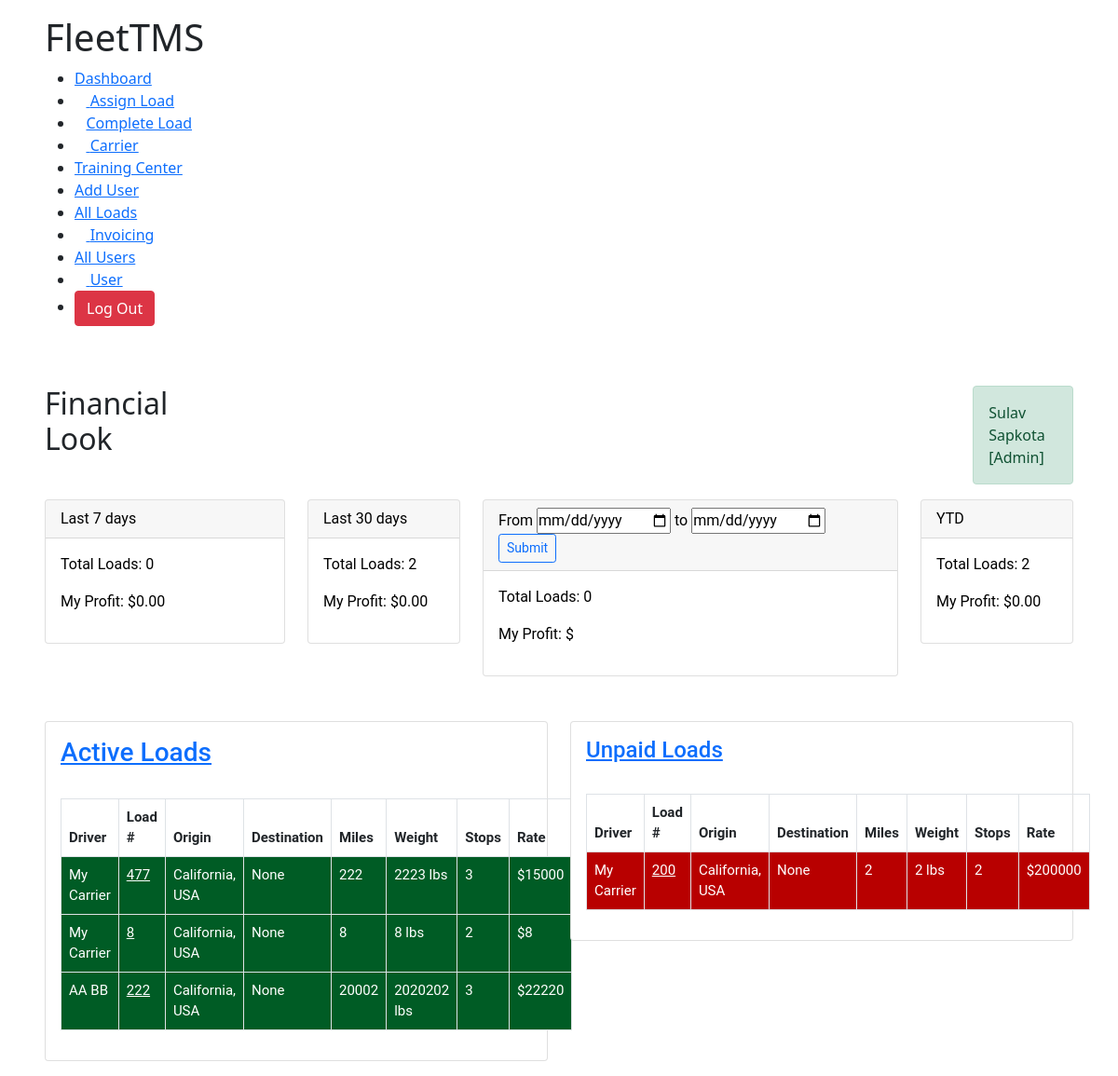
/dashboard/ (signed in), run on an earlier commit of the app's database.
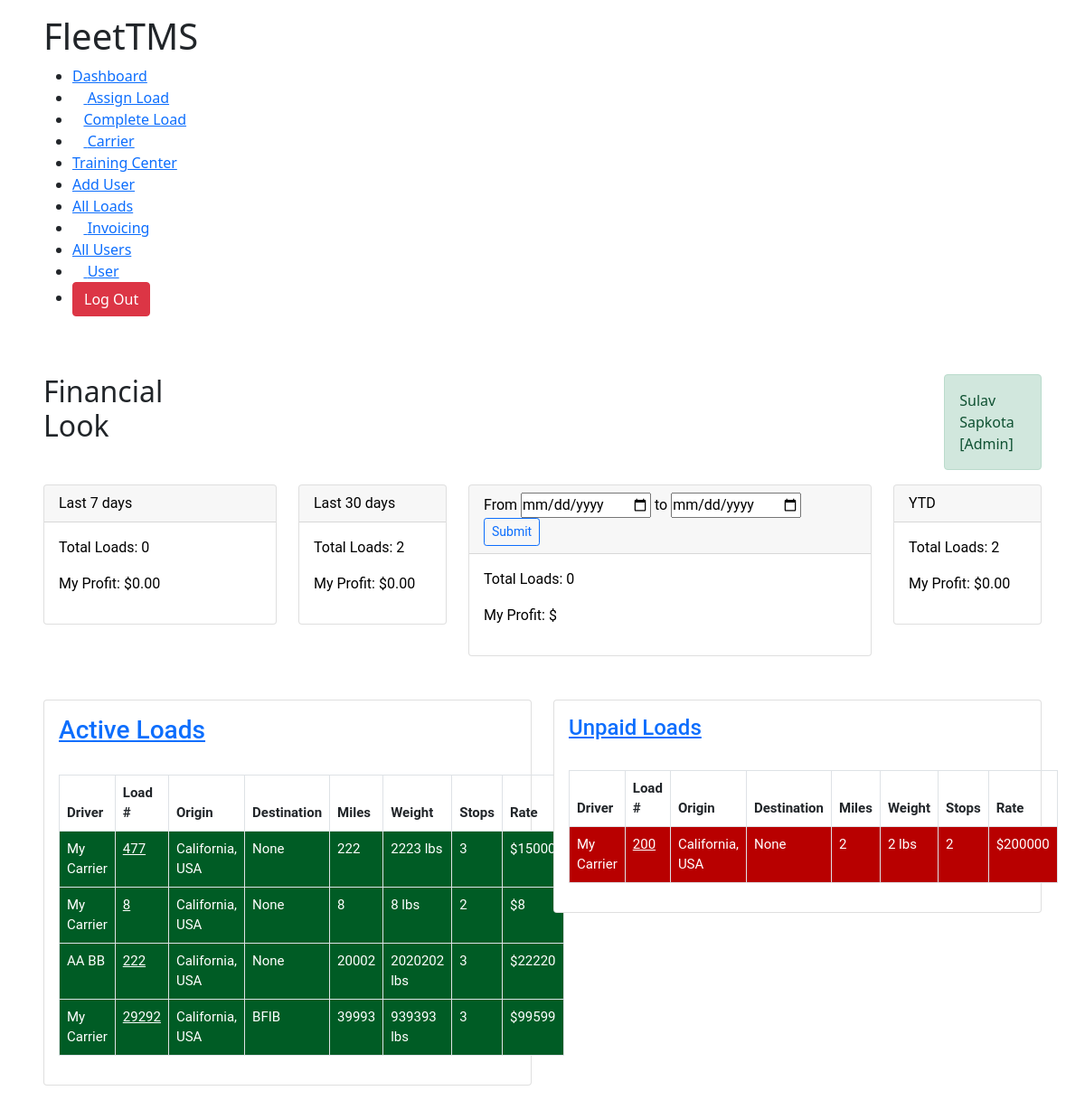
And on a later commit of the database.
### TMSTruck/models.py (models this page shows, shortened)
class AssignLoad(models.Model):
	user 					= models.ForeignKey(Account,on_delete=models.CASCADE,null=True,blank=True)
	brokerage_name 			= models.CharField(max_length=300, null=True)
	broker_name 			= models.CharField(max_length=300, null=True)
	assignToCarrier			= models.ForeignKey(Carrier,blank=True, on_delete=models.CASCADE, null=True)
	broker_address 			= models.CharField(max_length=300, null=True)
	pickupAddress 			= models.CharField(max_length=300, null=True)
	distance 				= models.IntegerField(null=True)
	weight 					= models.IntegerField(null=True)
	rate 					= models.IntegerField(null=True)
	stops 					= models.IntegerField(null=True)
	assigned_date			= models.DateTimeField(blank=True,auto_now_add=True, null=True)
	pickupDate				= models.CharField(max_length=3000,null=True, blank=True)
	is_active 				= models.BooleanField(default=True,null=True)
	is_paid 				= models.BooleanField(default=False,null=True)
	broker_phone			= models.IntegerField(null=True)
	broker_email			= models.EmailField(max_length=100,null=True)
	load_number				= models.IntegerField(null=True)
	dropOffDate				= models.CharField(max_length=3000,null=True,blank=True)
	dropOffAddress			= models.CharField(max_length=10000,null=True)
	first_available_pickup	= models.CharField(max_length=3000,null=True,blank=True)
	rate_confirmation		= models.FileField(blank=True,upload_to=rate_confirmation_path)
	bill_of_landing			= models.FileField(blank=True,upload_to=bill_path)
	special_comments 		= models.TextField(null=True,max_length=10000)
	final_address			= models.CharField(null=True,max_length=100, blank=True)
	is_awaiting				= models.BooleanField(null=True,default=True,blank=True)
	is_awb					= models.BooleanField(null=True,default=True,blank=True)
	is_sign					= models.BooleanField(null=True,default=False)

class Carrier(models.Model):
	user					= models.ForeignKey(Account,on_delete=models.CASCADE,null=True,blank=True)
	firstName 				= models.CharField(max_length=100,null=True)
	lastName				= models.CharField(max_length=100,null=True)
	company 				= models.CharField(max_length=100,null=True)
	email					= models.EmailField(max_length=100,null=True)
	phone					= models.IntegerField(null=True)
	mc_number 				= models.IntegerField(null=True)
	dot_number				= models.IntegerField(null=True)
	factoring_phone			= models.IntegerField(null=True)
	factoring_email			= models.EmailField(null=True,max_length=100)
	willing_states			= models.TextField(max_length=1000,null=True)
	carrier_status			= models.CharField(max_length=100,null=True)
	factoring_company		= models.CharField(max_length=100,null=True)
	mc_upload		 		= models.FileField(upload_to=carrierMcFiles,null=True)
	w9_upload 				= models.FileField(upload_to=carrierMcFiles,null=True)
	insurance				= models.FileField(upload_to=carrierMcFiles,null=True)
	costPerMile				= models.IntegerField(null=True)
	def __str__(self):
		return '{} {}'.format(self.firstName,self.lastName)

### TMSTruck/decorators.py (the view)
        def wrapper(request, *args, **kwargs):
            group = None
            if request.user.groups.exists():
                group = request.user.groups.all()[0].name
            if group in allowed_roles:
                return view_func(request, *args, **kwargs)
            elif group == 'Trainee':
                return redirect("user")
            else:
                return HttpResponse("You are not authorized to visit this page. ")

### TMSTruck/models.py (called while the page is built)
	def __str__(self):
		return self.firstName

### TMSTruck/templates/TMSTruck/dashboard.html (shortened to what the changed rows need)
{% extends 'TMSTruck/base.html' %}
{% load static %}
{% block content %}
<!DOCTYPE html>
<html lang="en">
<head>
    <link rel="stylesheet" href="{% static 'css/dashboard.css' %}">
</head>
<body>
    <div class="main-body">
        {% if group == 'Accounting' %}
        {% include 'TMSTruck/navbars/accounting_navbar.html' %}
        {% elif group == 'Admin' %}
        {% include 'TMSTruck/navbars/admin_navbar.html' %}
        {% elif group == 'Hiring Manager' %}
        {% include 'TMSTruck/navbars/hiring_manager_navbar.html' %}
        {% elif group == 'Logistics Manager' %}
        {% include 'TMSTruck/navbars/logistics_manager.html' %}
        {% endif %}
        <br>
        <div class="header" style="display: flex; grid-gap: 54rem;">
            <h2>Financial Look</h2>
        </div>
<br><br>
    <div class="row">
        <div class="col-md-6">
            <div class="card">
                <div class="card-body">
                            <br>
                    <table class="table table-bordered">
                        <thead>
                            <tr>
                                <th scope="col">Driver</th>
                                <th scope="col">Load #</th>
                                <th scope="col">Origin</th>
                                <th scope="col">Destination</th>
                                <th scope="col">Miles</th>
                                <th scope="col">Weight</th>
                                <th scope="col">Stops</th>
                                <th scope="col">Rate</th>
                            </tr>
                        </thead>
                        <tbody>
                            {% for load in activeLoads %}
                            <tr style="background-color: rgb(0, 92, 37); color: white;">
                                <td>{{load.assignToCarrier}}</td>
                                <td><a style="color: white;"
                                        href="{% url 'load_detail' load.id %}">{{load.load_number}}</a></td>
                                <td>{{load.pickupAddress}}</td>
                                <td>{{load.final_address}}</td>
                                <td>{{load.distance}}</td>
                                <td>{{load.weight}} lbs</td>
                                <td>{{load.stops}}</td>
                                <td>${{load.rate}}</td>
                            </tr>
                            {% endfor %}
                        </tbody>
                    </table>
                </div>
            </div>
        </div>
        <br><br>
        <div class="col-md-6">
            <div class="card">
                <div class="card-body">
                    <h4 class="card-title"> <a href="{% url 'unpaid' %}">Unpaid Loads</a></h4><br>
                    <table class="table table-bordered">
                        <thead>
                            <tr>
                                <th scope="col">Driver</th>
                                <th scope="col">Load #</th>
                                <th scope="col">Origin</th>
                                <th scope="col">Destination</th>
                                <th scope="col">Miles</th>
                                <th scope="col">Weight</th>
                                <th scope="col">Stops</th>
                                <th scope="col">Rate</th>
                            </tr>
                        </thead>
                        <tbody>
                            {% for load in unpaidLoads %}
                            <tr style="background-color: rgb(184, 0, 0);color: white;">
                                <td>{{load.assignToCarrier}}</td>
                                <td><a style="color: white;"
                                        href="{% url 'load_detail' load.id %}">{{load.load_number}}</a></td>
                                <td>{{load.pickupAddress}}</td>
                                <td>{{load.final_address}}</td>
                                <td>{{load.distance}}</td>
                                <td>{{load.weight}} lbs</td>
                                <td>{{load.stops}}</td>
                                <td>${{load.rate}}</td>
                            </tr>
                            {% endfor %}
                        </tbody>
                    </table>
                </div>
            </div>
        </div>
    </div>
    </div>
</body>
</html>
{% endblock %}

What changed in the data, as far as the page shows it:
added AssignLoad: assignToCarrier "My Carrier", load_number "29292", pickupAddress "California, USA", final_address "BFIB", distance "39993", weight "939393", stops "3", rate "99599", shown under "Active Loads"
